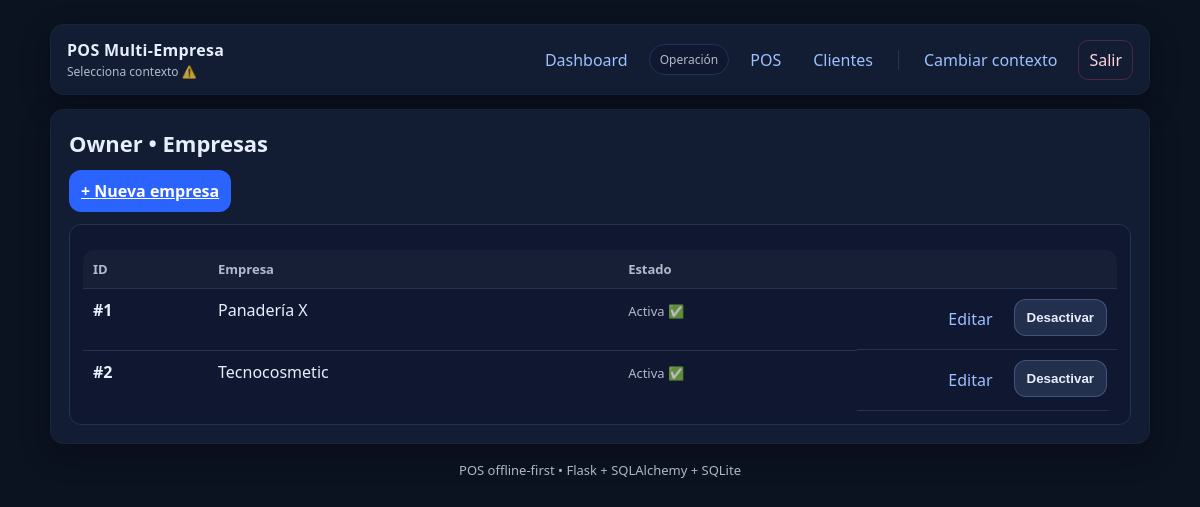
The page /owner/companies (signed in) on the database as committed earlier.
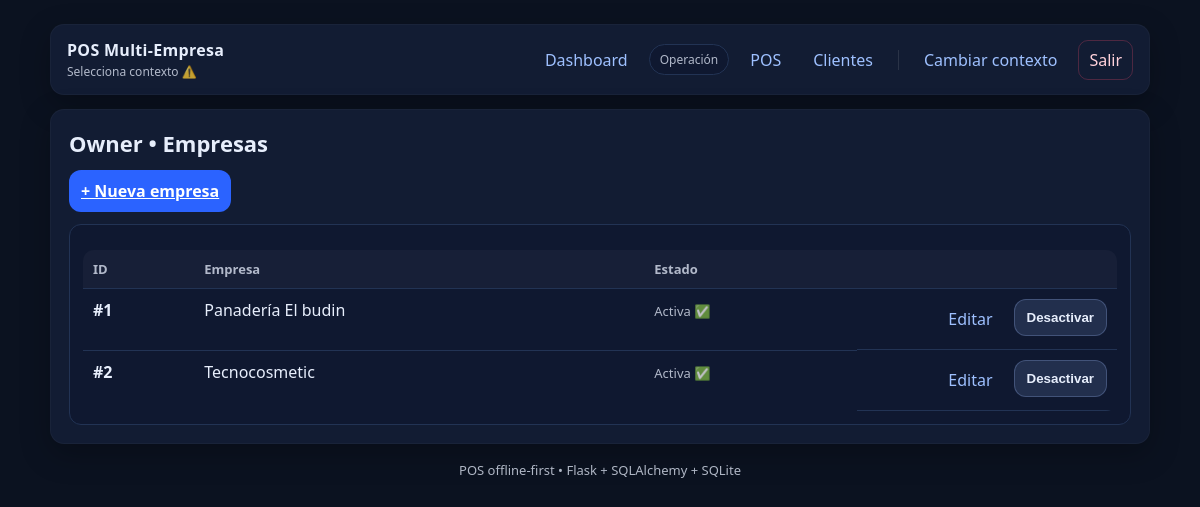
The same page on the database as committed later.
### models/company.py (models this page shows, shortened)
class Company(db.Model):
    __tablename__ = "companies"
    id = db.Column(db.Integer, primary_key=True)
    name = db.Column(db.String(120), nullable=False, unique=True)
    is_active = db.Column(db.Boolean, default=True, nullable=False)
    created_at = db.Column(db.DateTime, default=datetime.utcnow, nullable=False)
    branches = db.relationship("Branch", back_populates="company", cascade="all, delete-orphan")
    users = db.relationship("CompanyUser", back_populates="company", cascade="all, delete-orphan")

### routes/owner.py (the view)
@owner_bp.get("/companies")
@login_required
@require_system_owner()
def companies_list():
    companies = (
        db.session.query(Company)
        .order_by(Company.is_active.desc(), Company.name.asc())
        .all()
    )
    return render_template("owner_companies.html", companies=companies)

### models/user.py (called while the page is built)
@login_manager.user_loader
def load_user(user_id: str):
    return db.session.get(User, int(user_id))

### routes/guards.py (called while the page is built)
def require_system_owner():
    def decorator(fn):
        @wraps(fn)
        def wrapper(*args, **kwargs):
            r = (
                db.session.query(SystemUserRole)
                .filter(SystemUserRole.user_id == current_user.id)
                .first()
            )
            if not r or r.role != SystemRole.OWNER:
                flash("No tienes permisos para acceder a esta sección.", "error")
                return redirect(url_for("main.dashboard"))
            return fn(*args, **kwargs)
        return wrapper
    return decorator

### templates/owner_companies.html
{% extends "base.html" %}
{% block content %}
<h1>Owner • Empresas</h1>
<div style="display:flex; gap:10px; flex-wrap:wrap; margin-bottom: 12px;">
  <a class="btn" href="{{ url_for('owner.companies_new_get') }}">+ Nueva empresa</a>
</div>
<div class="panel">
  {% if not companies %}
    <p class="muted">No hay empresas.</p>
  {% else %}
    <div class="table-wrap">
      <table class="table">
        <thead>
          <tr>
            <th>ID</th>
            <th>Empresa</th>
            <th>Estado</th>
            <th style="width:240px;"></th>
          </tr>
        </thead>
        <tbody>
          {% for c in companies %}
          <tr>
            <td><b>#{{ c.id }}</b></td>
            <td>{{ c.name }}</td>
            <td>
              {% if c.is_active %}
                <span class="muted">Activa ✅</span>
              {% else %}
                <span class="muted">Inactiva ⛔</span>
              {% endif %}
            </td>
            <td style="text-align:right; display:flex; gap:10px; justify-content:flex-end; flex-wrap:wrap;">
              <a class="link" href="{{ url_for('owner.companies_edit_get', company_id=c.id) }}">Editar</a>
              <form method="post" action="{{ url_for('owner.companies_toggle_active', company_id=c.id) }}">
                <button class="btn secondary" type="submit">
                  {% if c.is_active %}Desactivar{% else %}Activar{% endif %}
                </button>
              </form>
            </td>
          </tr>
          {% endfor %}
        </tbody>
      </table>
    </div>
  {% endif %}
</div>
{% endblock %}

### templates/base.html (shortened to what this page needs)
<!doctype html>
<html lang="es">
<head>
  <link rel="stylesheet" href="{{ url_for('static', filename='styles.css') }}">
</head>
<body>
  <div class="container">
    <header class="topbar">
      <div class="brand">
        <div class="brand-title">POS Multi-Empresa</div>
        <div class="brand-subtitle">
          {% if session.get("company_id") and session.get("branch_id") %}
            Contexto activo ✅
          {% else %}
            Selecciona contexto ⚠️
          {% endif %}
        </div>
      </div>
      <nav class="topbar-right">
        {% if current_user.is_authenticated %}
          {% set role = session.get("role") %}
          {% set is_seller = (role == "SELLER") %}
          {% set is_admin = (role == "ADMIN") %}
          {% set is_owner_company = (role == "OWNER") %}
          {% set is_admin_like = is_admin or is_owner_company %}
          {% set system_role = session.get("system_role") %}
          {% set is_system_owner = (system_role == "OWNER") %}
          <a class="link" href="{{ url_for('main.dashboard') }}">Dashboard</a>
          <span class="chip">Operación</span>
          <a class="link" href="{{ url_for('pos.sale') }}">POS</a>
          <a class="link" href="{{ url_for('clients.list_clients') }}">Clientes</a>
          <a class="link" href="{{ url_for('context.select_context') }}">Cambiar contexto</a>
          <a class="link danger" href="{{ url_for('auth.logout') }}">Salir</a>
        {% endif %}
      </nav>
    </header>
    <main class="card">
      {% block content %}{% endblock %}
    </main>
    <footer class="footer">
      <span class="muted">POS offline-first • Flask + SQLAlchemy + SQLite</span>
    </footer>
  </div>
</body>
</html>

### static/styles.css (style rules this page uses)
:root { font-family: system-ui, -apple-system, Segoe UI, Roboto, Arial, sans-serif; --bg: #0b1220; --card: #121c33; --panel: #0f1830; --border: #223354; --border2: #26385e; --text: #e7eefc; --muted: rgba(231, 238, 252, 0.75); --primary: #2b63ff; --primary-hover: #3a73ff; --danger: #ff4d6d; --danger-bg: #3b1220; --danger-border: #6a1d36; --ok-bg: #123b26; --ok-border: #1f6a43; --shadow: 0 10px 30px rgba(0,0,0,.25); --radius: 14px; }
body { background: var(--bg); color: var(--text); margin: 0; }
.container { max-width: 1100px; margin: 24px auto; padding: 0 14px; }
.topbar { display:flex; align-items:center; justify-content:space-between; gap: 12px; padding: 14px 16px; border-radius: var(--radius); background: var(--card); box-shadow: var(--shadow); border: 1px solid rgba(255,255,255,0.03); }
.brand-title { font-weight: 800; letter-spacing: 0.3px; }
.brand-subtitle { margin-top: 2px; font-size: 12px; color: var(--muted); }
.topbar-right { display:flex; align-items:center; gap: 10px; flex-wrap: wrap; }
.link { color: #9ec0ff; text-decoration: none; padding: 8px 10px; border-radius: 10px; border: 1px solid transparent; transition: 150ms ease; }
.link.danger { color: #ffd1da; border-color: rgba(255, 77, 109, 0.25); }
.card { margin-top: 14px; padding: 18px; border-radius: var(--radius); background: var(--card); box-shadow: var(--shadow); border: 1px solid rgba(255,255,255,0.03); }
h1 { margin: 0 0 12px 0; font-size: 22px; }
.muted { color: var(--muted); font-size: 13px; }
.btn { display: inline-block; width: fit-content; padding: 10px 12px; border-radius: 12px; border: 0; background: var(--primary); color: white; font-weight: 800; cursor: pointer; transition: 150ms ease; }
.btn.secondary { background: rgba(158, 192, 255, 0.14); color: var(--text); border: 1px solid rgba(158, 192, 255, 0.25); }
.table { width: 100%; border-collapse: collapse; margin-top: 12px; overflow: hidden; border-radius: 12px; border: 1px solid rgba(255,255,255,0.05); }
.table th, .table td { border-bottom: 1px solid var(--border); padding: 10px 10px; text-align: left; vertical-align: top; }
.table th { font-size: 13px; color: var(--muted); background: rgba(255,255,255,0.03); }
.panel { padding: 12px; border-radius: 12px; background: var(--panel); border: 1px solid var(--border); }
.footer { margin: 14px 0 6px 0; text-align: center; }
.chip { display:inline-flex; align-items:center; padding: 6px 10px; border-radius: 999px; background: var(--panel); border: 1px solid var(--border); font-size: 12px; color: var(--muted); }
.table-wrap { width: 100%; overflow-x: auto; border-radius: 12px; }

Rows that differ between the two databases and show on the page:
changed Company id 1: name "Panadería X" → "Panadería El budin"
